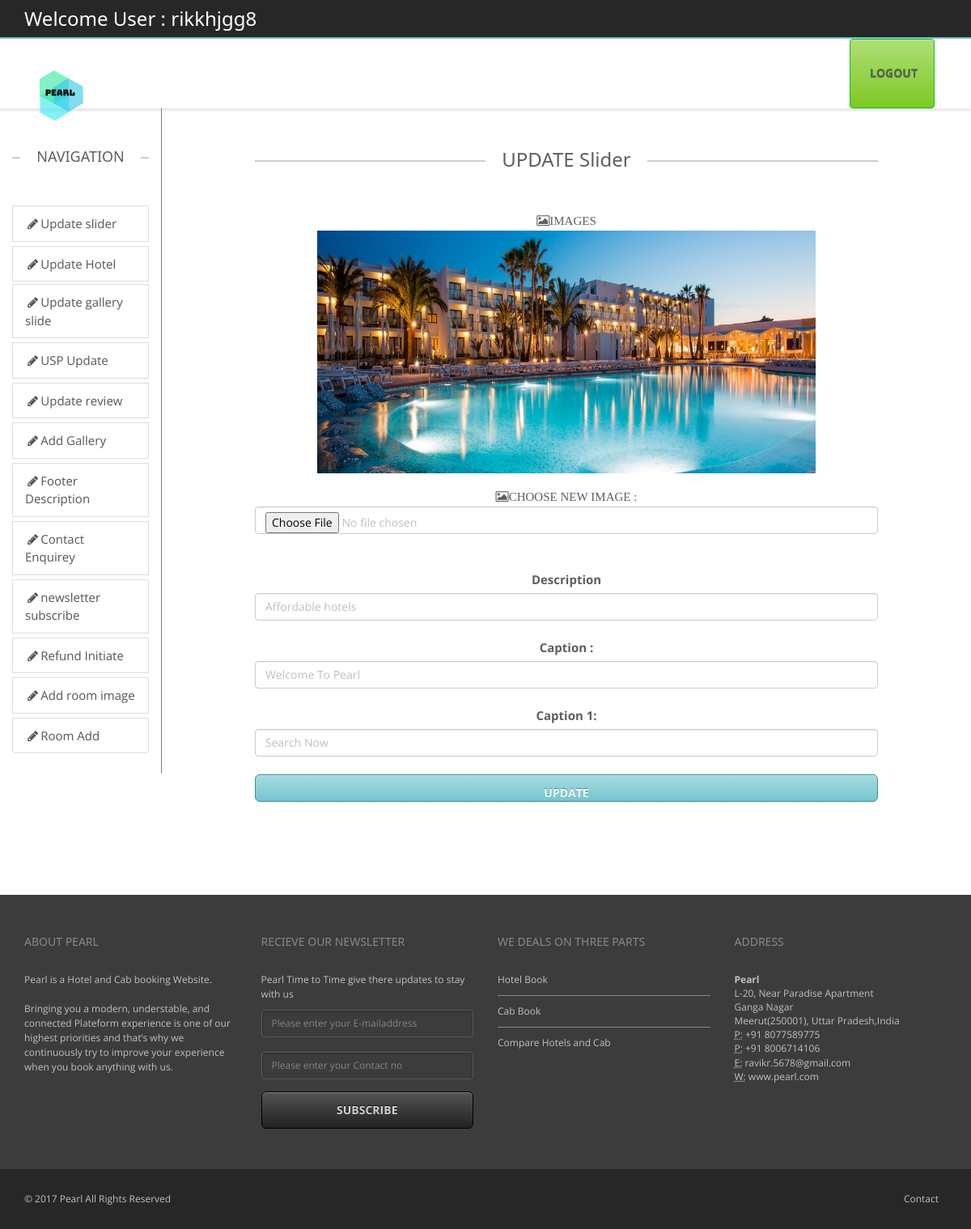
Page /backend/updateslider.php?idedit=8 (signed in) on the committed database.
### tables this page shows
CREATE TABLE `slider` (
  `id` int(11) NOT NULL,
  `Path` varchar(200) DEFAULT NULL,
  `description` varchar(300) DEFAULT NULL,
  `caption` varchar(200) DEFAULT NULL,
  `caption2` varchar(200) DEFAULT NULL
);

### public_html/backend/updateslider.php (the view, shortened to what this page needs)
<?php
include("headeradmin.php");
include("navigation.php");?>
        <div class="col-sm-1 ">
        </div>
		<div class="col-sm-8">
        <?php
		     include("connect.php");
			 if(isset($_REQUEST['idedit']))
			 {
				 $id=$_REQUEST['idedit'];
				 $res=mysqli_query($con,"select * from slider where id='$id'")or die(mysqli_error($con));
		          $row=mysqli_fetch_array($res);
			 		?>
        <div class="containe-fluid text-center" >
             <h3 class="lined-heading mt50">
            <span>
            UPDATE Slider
            </span>
        </h3>
        <form action="slider.php" class="form-group" method="post" enctype="multipart/form-data" >
        <label class="fa fa-photo">IMAGES</label><br>
        <img src="../images/slides/<?php echo $row[1];?>" style="height:300px;width:80%;" /><br >
        <br />
        <label class="fa fa-photo" style="text-align:left">CHOOSE NEW IMAGE :</label>
        <input class="form-control" type="file" id="path" name="path"/><br>
        <input class="form-control" type="hidden" value="<?php echo $row[0];?>" name="id" id="id" /><br>
        <label >Description</label><br>
        <input class="form-control" type="text" value="<?php echo $row[2];?>" name="description" id="description"  /><br>
         <label >Caption :</label><br>
        <input class="form-control" type="text" value="<?php echo $row[3];?>" name="caption" id="caption" /><br>
        <label >Caption 1:</label><br>
        <input class="form-control" type="text" value="<?php echo $row[4];?>" name="caption1" id="caption1" /><br>
         <input type="submit" class="form-control btn btn-lg btn-primary" value="Update" />
        </form>
        <?php }?>
		</div>
		</div>
        <div class="col-sm-1">
        </div>
	</div>
</div>
<?php include("footer.php");?>

### public_html/backend/css/theme.css (style rules this page uses)
body { overflow-x: hidden; }
html, html a { -webkit-font-smoothing: antialiased !important; }
h1, h2, h3, h4, h5, h6, .h1, .h2, .h3, .h4, .h5, .h6 { font-family: "Open Sans", "Helvetica Neue", Helvetica, Arial, sans-serif; font-weight: 600; line-height: 1.1; color: #5e5e5e; }
h3, .h3 { font-size: 18px; }
.lined-heading { position: relative; margin-top: 0; margin-bottom: 50px; text-align: center; display: block; }
h1.lined-heading:before, h2.lined-heading:before, h3.lined-heading:before, h4.lined-heading:before, h5.lined-heading:before, h6.lined-heading:before { position: absolute; top: 50%; z-index: 1; display: block; width: 100%; height: 1px; border-top: 2px solid #ccc; content: ""; }
h1.lined-heading span, h2.lined-heading span, h3.lined-heading span, h4.lined-heading span, h5.lined-heading span, h6.lined-heading span { position: relative; z-index: 1; padding: 0 20px; background: #fff; display: inline-block; }
body ,.ui-widget, .revolution-starhotel { font-family: "Open Sans", "Helvetica Neue", Helvetica, Arial, sans-serif !important; font-size: 13px; }
.mt50 { margin-top: 50px; }
label { color: #5e5e5e; }
.form-control { color: #bfbfbf; }
.btn { background: -moz-linear-gradient(top, rgba(255,255,255,0.38) 0%, rgba(255,255,255,0) 100%); background: -webkit-gradient(linear, left top, left bottom, color-stop(0%, rgba(255,255,255,0.38)), color-stop(100%, rgba(255,255,255,0))); background: -webkit-linear-gradient(top, rgba(255,255,255,0.38) 0%, rgba(255,255,255,0) 100%); background: -o-linear-gradient(top, rgba(255,255,255,0.38) 0%, rgba(255,255,255,0) 100%); background: -ms-linear-gradient(top, rgba(255,255,255,0.38) 0%, rgba(255,255,255,0) 100%); background: linear-gradient(to bottom, rgba(255,255,255,0.38) 0%, rgba(255,255,255,0) 100%); filter: progid:DXImageTransform.Microsoft.gradient( startColorstr='#61ffffff', endColorstr='#00ffffff', GradientType=0 ); color: #ffffff; -webkit-box-shadow: inset 0 1px 0 0 rgba(255,255,255,0.3); box-shadow: inset 0 1px 0 0 rgba(255,255,255,0.3); -webkit-transition: all 0.1s ease-in; -moz-transition: all 0.1s ease-in; -ms-transition: all 0.1s ease-in; -o-transition: all 0.1s ease-in; transition: all 0.1s ease-in; text-transform: uppercase; font-weight: bold; }
.btn-lg { padding: 13px 18px; font-size: 14px; }

### public_html/backend/css/w3.css (style rules this page uses)
button,hr,input { overflow:visible }
html { box-sizing:border-box;-ms-text-size-adjust:100%;-webkit-text-size-adjust:100%;overflow-x:hidden }
*,:after,:before { box-sizing:inherit }
body { margin:0 }
img { border-style:none;margin-bottom:-5px }
button,input,select,textarea { font:inherit;margin:0 }
[type=reset],[type=submit],button,html [type=button] { -webkit-appearance:button }
body,html { font-family:Verdana,sans-serif;font-size:15px;line-height:1.5 }
h3 { font-size:24px }
h1,h2,h3,h4,h5,h6 { font-family:"Segoe UI",Arial,sans-serif;font-weight:400;margin:10px 0 }

### public_html/backend/css/colors/turquoise.css (style rules this page uses)
.btn-primary { background-color: #75c5cf; border-color: #35929e; text-shadow: 0 -1px 0 #50878e; }

### rows in the picture
slider: Path (picture), description "Affordable hotels", caption "Welcome To Pearl", caption1 "Search Now"

### other values in the picture
$_SESSION['login_user'] "rikkhjgg8"
